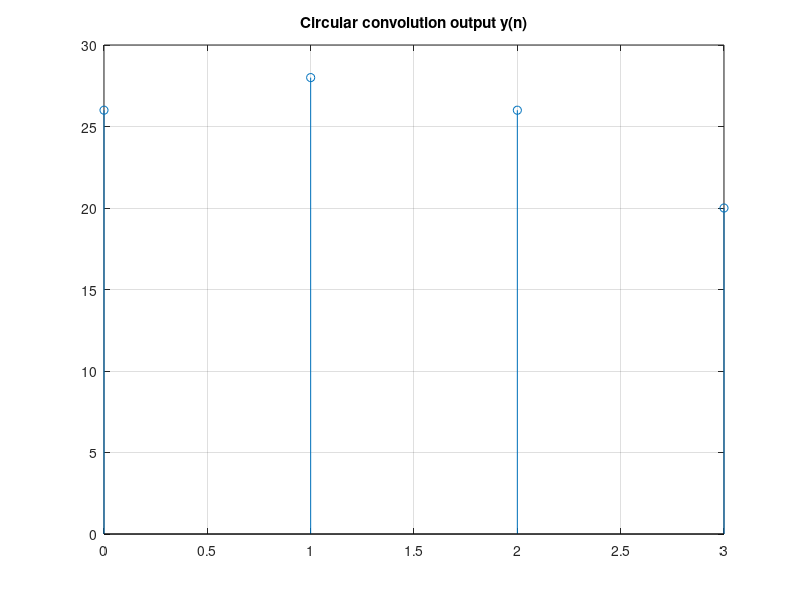

Write MATLAB code to recreate this figure.
clc;
clear all;
close all;
x=[1 2 3 4];
h=[1 2 3 4];
N=max(length(x),length(h));
%Compute the output
for n=0:N-1
y(n+1)=0;
for k=0:N-1
i=mod((n-k),N);
if i<0
i=i+N;
end
y(n+1)=y(n+1)+h(k+1)*x(i+1);
end
end
disp('circular convolution of x & h is y=');
disp(y);
%plot
n1=0:N-1;
stem(n1,y);
title('Circular convolution output y(n)');
grid on;